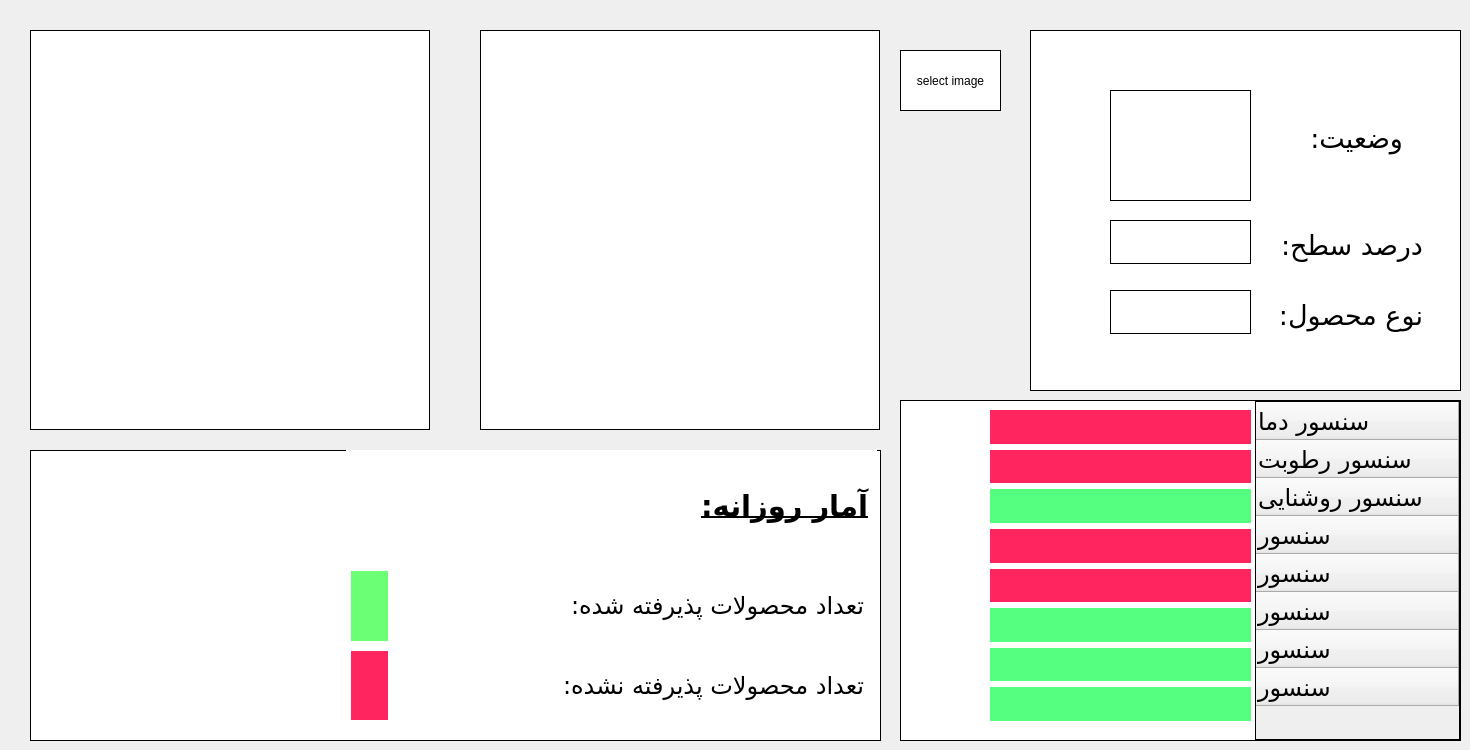
    <widget class="QWidget" name="tab">
     <attribute name="title">
      <string>Tab 1</string>
     </attribute>
     <widget class="QTableWidget" name="sensorStatus">
      <property name="geometry">
       <rect>
        <x>900</x>
        <y>400</y>
        <width>561</width>
        <height>341</height>
       </rect>
      </property>
      <property name="font">
       <font>
        <family>B Mitra</family>
        <pointsize>18</pointsize>
       </font>
      </property>
      <property name="layoutDirection">
       <enum>Qt::RightToLeft</enum>
      </property>
      <property name="styleSheet">
       <string notr="true">color: rgb(0, 0, 0);
border: rgb(0, 0, 0);
border-style: outset;
border-width: 1px;</string>
      </property>
      <property name="frameShape">
       <enum>QFrame::StyledPanel</enum>
      </property>
      <property name="midLineWidth">
       <number>1</number>
      </property>
      <property name="verticalScrollBarPolicy">
       <enum>Qt::ScrollBarAlwaysOff</enum>
      </property>
      <row>
       <property name="text">
        <string>سنسور دما</string>
       </property>
      </row>
      <row>
       <property name="text">
        <string>سنسور رطوبت</string>
       </property>
      </row>
      <row>
       <property name="text">
        <string>سنسور روشنایی</string>
       </property>
      </row>
      <row>
       <property name="text">
        <string>سنسور</string>
       </property>
      </row>
      <row>
       <property name="text">
        <string>سنسور</string>
       </property>
      </row>
      <row>
       <property name="text">
        <string>سنسور</string>
       </property>
      </row>
      <row>
       <property name="text">
        <string>سنسور</string>
       </property>
      </row>
      <row>
       <property name="text">
        <string>سنسور</string>
       </property>
      </row>
     </widget>
     <widget class="QGroupBox" name="groupBox">
      <property name="geometry">
       <rect>
        <x>1030</x>
        <y>30</y>
        <width>431</width>
        <height>361</height>
       </rect>
      </property>
      <property name="palette">
       <palette>
        <active>
         <colorrole role="WindowText">
          <brush brushstyle="LinearGradientPattern">
           <gradient startx="0.000000000000000" starty="0.000000000000000" endx="1.000000000000000" endy="0.000000000000000" type="LinearGradient" spread="PadSpread" coordinatemode="ObjectBoundingMode">
            <gradientstop position="0.000000000000000">
             <color alpha="255">
              <red>0</red>
              <green>0</green>
              <blue>0</blue>
             </color>
            </gradientstop>
            <gradientstop position="1.000000000000000">
             <color alpha="255">
              <red>255</red>
              <green>255</green>
              <blue>255</blue>
             </color>
            </gradientstop>
           </gradient>
          </brush>
         </colorrole>
         <colorrole role="Button">
          <brush brushstyle="SolidPattern">
           <color alpha="255">
            <red>255</red>
            <green>255</green>
            <blue>255</blue>
           </color>
          </brush>
         </colorrole>
         <colorrole role="Text">
          <brush brushstyle="LinearGradientPattern">
           <gradient startx="0.000000000000000" starty="0.000000000000000" endx="1.000000000000000" endy="0.000000000000000" type="LinearGradient" spread="PadSpread" coordinatemode="ObjectBoundingMode">
            <gradientstop position="0.000000000000000">
             <color alpha="255">
              <red>0</red>
              <green>0</green>
              <blue>0</blue>
             </color>
            </gradientstop>
            <gradientstop position="1.000000000000000">
             <color alpha="255">
              <red>255</red>
              <green>255</green>
              <blue>255</blue>
             </color>
            </gradientstop>
           </gradient>
          </brush>
         </colorrole>
         <colorrole role="ButtonText">
          <brush brushstyle="LinearGradientPattern">
           <gradient startx="0.000000000000000" starty="0.000000000000000" endx="1.000000000000000" endy="0.000000000000000" type="LinearGradient" spread="PadSpread" coordinatemode="ObjectBoundingMode">
            <gradientstop position="0.000000000000000">
             <color alpha="255">
              <red>0</red>
              <green>0</green>
              <blue>0</blue>
             </color>
            </gradientstop>
            <gradientstop position="1.000000000000000">
             <color alpha="255">
              <red>255</red>
              <green>255</green>
              <blue>255</blue>
             </color>
            </gradientstop>
           </gradient>
          </brush>
         </colorrole>
         <colorrole role="Base">
          <brush brushstyle="SolidPattern">
           <color alpha="255">
            <red>255</red>
            <green>255</green>
            <blue>255</blue>
           </color>
          </brush>
         </colorrole>
         <colorrole role="Window">
          <brush brushstyle="SolidPattern">
           <color alpha="255">
            <red>255</red>
            <green>255</green>
            <blue>255</blue>
           </color>
          </brush>
         </colorrole>
         <colorrole role="Shadow">
          <brush brushstyle="SolidPattern">
           <color alpha="255">
            <red>0</red>
            <green>0</green>
            <blue>0</blue>
           </color>
          </brush>
         </colorrole>
         <colorrole role="PlaceholderText">
          <brush brushstyle="NoBrush">
           <color alpha="128">
            <red>0</red>
            <green>0</green>
            <blue>0</blue>
           </color>
          </brush>
         </colorrole>
        </active>
        <inactive>
         <colorrole role="WindowText">
          <brush brushstyle="LinearGradientPattern">
           <gradient startx="0.000000000000000" starty="0.000000000000000" endx="1.000000000000000" endy="0.000000000000000" type="LinearGradient" spread="PadSpread" coordinatemode="ObjectBoundingMode">
            <gradientstop position="0.000000000000000">
             <color alpha="255">
              <red>0</red>
              <green>0</green>
              <blue>0</blue>
             </color>
            </gradientstop>
            <gradientstop position="1.000000000000000">
             <color alpha="255">
              <red>255</red>
              <green>255</green>
              <blue>255</blue>
             </color>
            </gradientstop>
           </gradient>
          </brush>
         </colorrole>
         <colorrole role="Button">
          <brush brushstyle="SolidPattern">
           <color alpha="255">
            <red>255</red>
            <green>255</green>
            <blue>255</blue>
           </color>
          </brush>
         </colorrole>
         <colorrole role="Text">
          <brush brushstyle="LinearGradientPattern">
           <gradient startx="0.000000000000000" starty="0.000000000000000" endx="1.000000000000000" endy="0.000000000000000" type="LinearGradient" spread="PadSpread" coordinatemode="ObjectBoundingMode">
            <gradientstop position="0.000000000000000">
             <color alpha="255">
              <red>0</red>
              <green>0</green>
              <blue>0</blue>
             </color>
            </gradientstop>
            <gradientstop position="1.000000000000000">
             <color alpha="255">
              <red>255</red>
              <green>255</green>
              <blue>255</blue>
             </color>
            </gradientstop>
           </gradient>
          </brush>
         </colorrole>
         <colorrole role="ButtonText">
          <brush brushstyle="LinearGradientPattern">
           <gradient startx="0.000000000000000" starty="0.000000000000000" endx="1.000000000000000" endy="0.000000000000000" type="LinearGradient" spread="PadSpread" coordinatemode="ObjectBoundingMode">
            <gradientstop position="0.000000000000000">
             <color alpha="255">
              <red>0</red>
              <green>0</green>
              <blue>0</blue>
             </color>
            </gradientstop>
            <gradientstop position="1.000000000000000">
             <color alpha="255">
              <red>255</red>
              <green>255</green>
              <blue>255</blue>
             </color>
            </gradientstop>
           </gradient>
          </brush>
         </colorrole>
         <colorrole role="Base">
          <brush brushstyle="SolidPattern">
           <color alpha="255">
            <red>255</red>
            <green>255</green>
            <blue>255</blue>
           </color>
          </brush>
         </colorrole>
         <colorrole role="Window">
          <brush brushstyle="SolidPattern">
           <color alpha="255">
            <red>255</red>
            <green>255</green>
            <blue>255</blue>
           </color>
          </brush>
         </colorrole>
         <colorrole role="Shadow">
          <brush brushstyle="SolidPattern">
           <color alpha="255">
            <red>0</red>
            <green>0</green>
            <blue>0</blue>
           </color>
          </brush>
         </colorrole>
         <colorrole role="PlaceholderText">
          <brush brushstyle="NoBrush">
           <color alpha="128">
            <red>0</red>
            <green>0</green>
            <blue>0</blue>
           </color>
          </brush>
         </colorrole>
        </inactive>
        <disabled>
         <colorrole role="WindowText">
          <brush brushstyle="LinearGradientPattern">
           <gradient startx="0.000000000000000" starty="0.000000000000000" endx="1.000000000000000" endy="0.000000000000000" type="LinearGradient" spread="PadSpread" coordinatemode="ObjectBoundingMode">
            <gradientstop position="0.000000000000000">
             <color alpha="255">
              <red>0</red>
              <green>0</green>
              <blue>0</blue>
             </color>
            </gradientstop>
            <gradientstop position="1.000000000000000">
             <color alpha="255">
              <red>255</red>
              <green>255</green>
              <blue>255</blue>
             </color>
            </gradientstop>
           </gradient>
          </brush>
         </colorrole>
         <colorrole role="Button">
          <brush brushstyle="SolidPattern">
           <color alpha="255">
            <red>255</red>
            <green>255</green>
            <blue>255</blue>
           </color>
          </brush>
         </colorrole>
         <colorrole role="Text">
          <brush brushstyle="LinearGradientPattern">
           <gradient startx="0.000000000000000" starty="0.000000000000000" endx="1.000000000000000" endy="0.000000000000000" type="LinearGradient" spread="PadSpread" coordinatemode="ObjectBoundingMode">
            <gradientstop position="0.000000000000000">
             <color alpha="255">
              <red>0</red>
              <green>0</green>
              <blue>0</blue>
             </color>
            </gradientstop>
            <gradientstop position="1.000000000000000">
             <color alpha="255">
              <red>255</red>
              <green>255</green>
              <blue>255</blue>
             </color>
            </gradientstop>
           </gradient>
          </brush>
         </colorrole>
         <colorrole role="ButtonText">
          <brush brushstyle="LinearGradientPattern">
           <gradient startx="0.000000000000000" starty="0.000000000000000" endx="1.000000000000000" endy="0.000000000000000" type="LinearGradient" spread="PadSpread" coordinatemode="ObjectBoundingMode">
            <gradientstop position="0.000000000000000">
             <color alpha="255">
              <red>0</red>
              <green>0</green>
              <blue>0</blue>
             </color>
            </gradientstop>
            <gradientstop position="1.000000000000000">
             <color alpha="255">
              <red>255</red>
              <green>255</green>
              <blue>255</blue>
             </color>
            </gradientstop>
           </gradient>
          </brush>
         </colorrole>
         <colorrole role="Base">
          <brush brushstyle="SolidPattern">
           <color alpha="255">
            <red>255</red>
            <green>255</green>
            <blue>255</blue>
           </color>
          </brush>
         </colorrole>
         <colorrole role="Window">
          <brush brushstyle="SolidPattern">
           <color alpha="255">
            <red>255</red>
            <green>255</green>
            <blue>255</blue>
           </color>
          </brush>
         </colorrole>
         <colorrole role="Shadow">
          <brush brushstyle="SolidPattern">
           <color alpha="255">
            <red>0</red>
            <green>0</green>
            <blue>0</blue>
           </color>
          </brush>
         </colorrole>
         <colorrole role="PlaceholderText">
          <brush brushstyle="NoBrush">
           <color alpha="128">
            <red>0</red>
            <green>0</green>
            <blue>0</blue>
           </color>
          </brush>
         </colorrole>
        </disabled>
       </palette>
      </property>
      <property name="styleSheet">
       <string notr="true">background-color: rgb(255, 255, 255);
gridline-color: rgb(0, 0, 0);
border-style: outset;
border-width: 1px;
border-color: rgb(0, 0, 0);</string>
      </property>
      <property name="title">
       <string/>
      </property>
      <widget class="QLabel" name="passFail">
       <property name="geometry">
        <rect>
         <x>80</x>
         <y>60</y>
         <width>141</width>
         <height>111</height>
        </rect>
       </property>
       <property name="font">
        <font>
         <family>B Nazanin</family>
         <pointsize>20</pointsize>
        </font>
       </property>
       <property name="styleSheet">
        <string notr="true">color: rgb(0, 0, 0);
border-color: rgb(0, 0, 0);
background-color: rgb(255, 255, 255);</string>
       </property>
       <property name="text">
        <string/>
       </property>
       <property name="alignment">
        <set>Qt::AlignCenter</set>
       </property>
      </widget>
      <widget class="QLabel" name="label_2">
       <property name="geometry">
        <rect>
         <x>250</x>
         <y>58</y>
         <width>131</width>
         <height>101</height>
        </rect>
       </property>
       <property name="font">
        <font>
         <family>B Mitra</family>
         <pointsize>20</pointsize>
        </font>
       </property>
       <property name="styleSheet">
        <string notr="true">color: rgb(0, 0, 0);
border-color: rgb(255, 255, 255);</string>
       </property>
       <property name="text">
        <string>وضعیت:</string>
       </property>
      </widget>
      <widget class="QLabel" name="productType">
       <property name="geometry">
        <rect>
         <x>80</x>
         <y>260</y>
         <width>141</width>
         <height>44</height>
        </rect>
       </property>
       <property name="font">
        <font>
         <pointsize>14</pointsize>
        </font>
       </property>
       <property name="layoutDirection">
        <enum>Qt::RightToLeft</enum>
       </property>
       <property name="text">
        <string/>
       </property>
       <property name="alignment">
        <set>Qt::AlignCenter</set>
       </property>
      </widget>
      <widget class="QLabel" name="label_29">
       <property name="geometry">
        <rect>
         <x>250</x>
         <y>190</y>
         <width>151</width>
         <height>51</height>
        </rect>
       </property>
       <property name="font">
        <font>
         <family>B Mitra</family>
         <pointsize>20</pointsize>
        </font>
       </property>
       <property name="styleSheet">
        <string notr="true">color: rgb(0, 0, 0);
border-color: rgb(255, 255, 255);</string>
       </property>
       <property name="text">
        <string>درصد سطح:</string>
       </property>
      </widget>
      <widget class="QLabel" name="level_percentage">
       <property name="geometry">
        <rect>
         <x>80</x>
         <y>190</y>
         <width>141</width>
         <height>44</height>
        </rect>
       </property>
       <property name="font">
        <font>
         <pointsize>20</pointsize>
        </font>
       </property>
       <property name="layoutDirection">
        <enum>Qt::RightToLeft</enum>
       </property>
       <property name="text">
        <string/>
       </property>
       <property name="alignment">
        <set>Qt::AlignCenter</set>
       </property>
      </widget>
      <widget class="QLabel" name="label_4">
       <property name="geometry">
        <rect>
         <x>250</x>
         <y>260</y>
         <width>151</width>
         <height>51</height>
        </rect>
       </property>
       <property name="font">
        <font>
         <family>B Mitra</family>
         <pointsize>20</pointsize>
        </font>
       </property>
       <property name="styleSheet">
        <string notr="true">color: rgb(0, 0, 0);
border-color: rgb(255, 255, 255);</string>
       </property>
       <property name="text">
        <string>نوع محصول:</string>
       </property>
      </widget>
     </widget>
     <widget class="QGroupBox" name="groupBox_2">
      <property name="geometry">
       <rect>
        <x>30</x>
        <y>450</y>
        <width>851</width>
        <height>291</height>
       </rect>
      </property>
      <property name="styleSheet">
       <string notr="true">background-color: rgb(255, 255, 255);
border-style: outset;
border-width: 1px;
border-color: rgb(0, 0, 0);</string>
      </property>
      <property name="title">
       <string/>
      </property>
      <widget class="QWidget" name="layoutWidget">
       <property name="geometry">
        <rect>
         <x>316</x>
         <y>0</y>
         <width>531</width>
         <height>111</height>
        </rect>
       </property>
       <layout class="QVBoxLayout" name="verticalLayout_3">
        <item>
         <widget class="QLabel" name="label_3">
          <property name="font">
           <font>
            <family>B Mitra</family>
            <pointsize>22</pointsize>
            <weight>75</weight>
            <bold>true</bold>
            <underline>true</underline>
           </font>
          </property>
          <property name="layoutDirection">
           <enum>Qt::RightToLeft</enum>
          </property>
          <property name="styleSheet">
           <string notr="true">color: rgb(0, 0, 0);
border-color: rgb(255, 255, 255);</string>
          </property>
          <property name="text">
           <string>آمار روزانه:</string>
          </property>
         </widget>
        </item>
       </layout>
      </widget>
      <widget class="QWidget" name="layoutWidget">
       <property name="geometry">
        <rect>
         <x>390</x>
         <y>120</y>
         <width>451</width>
         <height>71</height>
        </rect>
       </property>
       <layout class="QHBoxLayout" name="horizontalLayout">
        <item>
         <widget class="QLabel" name="label_5">
          <property name="font">
           <font>
            <family>B Mitra</family>
            <pointsize>18</pointsize>
            <weight>50</weight>
            <bold>false</bold>
           </font>
          </property>
          <property name="styleSheet">
           <string notr="true">color: rgb(0, 0, 0);
border-color: rgb(255, 255, 255);
background-color: rgb(255, 255, 255);</string>
          </property>
          <property name="text">
           <string>تعداد محصولات پذیرفته شده:</string>
          </property>
         </widget>
        </item>
       </layout>
      </widget>
      <widget class="QWidget" name="layoutWidget">
       <property name="geometry">
        <rect>
         <x>390</x>
         <y>200</y>
         <width>451</width>
         <height>71</height>
        </rect>
       </property>
       <layout class="QVBoxLayout" name="verticalLayout_4">
        <item>
         <widget class="QLabel" name="label_7">
          <property name="font">
           <font>
            <family>B Mitra</family>
            <pointsize>18</pointsize>
           </font>
          </property>
          <property name="styleSheet">
           <string notr="true">color: rgb(0, 0, 0);
border-color: rgb(255, 255, 255);</string>
          </property>
          <property name="text">
           <string>تعداد محصولات پذیرفته نشده:</string>
          </property>
         </widget>
        </item>
       </layout>
      </widget>
      <widget class="QLabel" name="passNumber">
       <property name="geometry">
        <rect>
         <x>320</x>
         <y>120</y>
         <width>39</width>
         <height>72</height>
        </rect>
       </property>
       <property name="font">
        <font>
         <family>B Mitra</family>
         <pointsize>16</pointsize>
        </font>
       </property>
       <property name="styleSheet">
        <string notr="true">color: rgb(0, 0, 0);
border-color: rgb(255, 255, 255);
background-color: rgb(107, 255, 117);</string>
       </property>
       <property name="text">
        <string/>
       </property>
      </widget>
      <widget class="QLabel" name="failNumber">
       <property name="geometry">
        <rect>
         <x>320</x>
         <y>200</y>
         <width>39</width>
         <height>71</height>
        </rect>
       </property>
       <property name="font">
        <font>
         <family>B Mitra</family>
         <pointsize>16</pointsize>
        </font>
       </property>
       <property name="styleSheet">
        <string notr="true">color: rgb(0, 0, 0);
border-color: rgb(255, 255, 255);
background-color: rgb(255, 37, 95);</string>
       </property>
       <property name="text">
        <string/>
       </property>
      </widget>
     </widget>
     <widget class="QWidget" name="layoutWidget">
      <property name="geometry">
       <rect>
        <x>990</x>
        <y>410</y>
        <width>261</width>
        <height>311</height>
       </rect>
      </property>
      <layout class="QVBoxLayout" name="verticalLayout">
       <item>
        <widget class="QLabel" name="humidStat_4">
         <property name="styleSheet">
          <string notr="true">background-color: rgb(85, 255, 127);
background-color: rgb(255, 37, 95);</string>
         </property>
         <property name="text">
          <string/>
         </property>
        </widget>
       </item>
       <item>
        <widget class="QLabel" name="humidStat_3">
         <property name="styleSheet">
          <string notr="true">background-color: rgb(85, 255, 127);
background-color: rgb(255, 37, 95);</string>
         </property>
         <property name="text">
          <string/>
         </property>
        </widget>
       </item>
       <item>
        <widget class="QLabel" name="tempStat_2">
         <property name="styleSheet">
          <string notr="true">background-color: rgb(255, 37, 95);
background-color: rgb(85, 255, 127);</string>
         </property>
         <property name="text">
          <string/>
         </property>
        </widget>
       </item>
       <item>
        <widget class="QLabel" name="humidStat_2">
         <property name="styleSheet">
          <string notr="true">background-color: rgb(85, 255, 127);
background-color: rgb(255, 37, 95);</string>
         </property>
         <property name="text">
          <string/>
         </property>
        </widget>
       </item>
       <item>
        <widget class="QLabel" name="humidStat">
         <property name="styleSheet">
          <string notr="true">background-color: rgb(85, 255, 127);
background-color: rgb(255, 37, 95);</string>
         </property>
         <property name="text">
          <string/>
         </property>
        </widget>
       </item>
       <item>
        <widget class="QLabel" name="lightStat">
         <property name="styleSheet">
          <string notr="true">background-color: rgb(255, 37, 95);
background-color: rgb(85, 255, 127);</string>
         </property>
         <property name="text">
          <string/>
         </property>
        </widget>
       </item>
       <item>
        <widget class="QLabel" name="lightStat_3">
         <property name="styleSheet">
          <string notr="true">background-color: rgb(255, 37, 95);
background-color: rgb(85, 255, 127);</string>
         </property>
         <property name="text">
          <string/>
         </property>
        </widget>
       </item>
       <item>
        <widget class="QLabel" name="tempStat">
         <property name="styleSheet">
          <string notr="true">background-color: rgb(255, 37, 95);
background-color: rgb(85, 255, 127);</string>
         </property>
         <property name="text">
          <string/>
         </property>
        </widget>
       </item>
      </layout>
     </widget>
     <widget class="QLabel" name="video_stream1">
      <property name="geometry">
       <rect>
        <x>30</x>
        <y>30</y>
        <width>400</width>
        <height>400</height>
       </rect>
      </property>
      <property name="styleSheet">
       <string notr="true">background-color: rgb(255, 255, 255);
border-style: outset;
border-width: 1px;
border-color: rgb(0, 0, 0);</string>
      </property>
      <property name="text">
       <string/>
      </property>
     </widget>
     <widget class="QLabel" name="video_stream2">
      <property name="geometry">
       <rect>
        <x>480</x>
        <y>30</y>
        <width>400</width>
        <height>400</height>
       </rect>
      </property>
      <property name="styleSheet">
       <string notr="true">background-color: rgb(255, 255, 255);
border-style: outset;
border-width: 1px;
border-color: rgb(0, 0, 0);</string>
      </property>
      <property name="text">
       <string/>
      </property>
     </widget>
     <widget class="QPushButton" name="browseButton">
      <property name="geometry">
       <rect>
        <x>900</x>
        <y>50</y>
        <width>101</width>
        <height>61</height>
       </rect>
      </property>
      <property name="styleSheet">
       <string notr="true">background-color: rgb(255, 255, 255);
border-style: outset;
border-width: 1px;
border-color: rgb(0, 0, 0);</string>
      </property>
      <property name="text">
       <string>select image</string>
      </property>
     </widget>
     <widget class="QLabel" name="browserError">
      <property name="geometry">
       <rect>
        <x>900</x>
        <y>130</y>
        <width>101</width>
        <height>71</height>
       </rect>
      </property>
      <property name="font">
       <font>
        <pointsize>18</pointsize>
       </font>
      </property>
      <property name="layoutDirection">
       <enum>Qt::RightToLeft</enum>
      </property>
      <property name="styleSheet">
       <string notr="true"/>
      </property>
      <property name="text">
       <string/>
      </property>
      <property name="alignment">
       <set>Qt::AlignCenter</set>
      </property>
     </widget>
    </widget>
